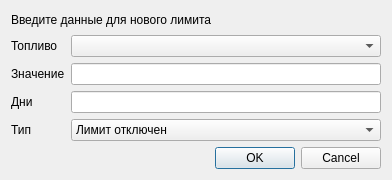
<?xml version="1.0" encoding="UTF-8"?>
<ui version="4.0">
 <class>AddLimitsDialog</class>
 <widget class="QDialog" name="AddLimitsDialog">
  <property name="geometry">
   <rect>
    <x>0</x>
    <y>0</y>
    <width>368</width>
    <height>180</height>
   </rect>
  </property>
  <property name="maximumSize">
   <size>
    <width>16777215</width>
    <height>180</height>
   </size>
  </property>
  <property name="windowTitle">
   <string>Лимит</string>
  </property>
  <layout class="QGridLayout" name="gridLayout">
   <item row="0" column="0" colspan="2">
    <widget class="QLabel" name="lblInfoText">
     <property name="text">
      <string>Введите данные для нового лимита</string>
     </property>
    </widget>
   </item>
   <item row="1" column="0">
    <widget class="QLabel" name="label">
     <property name="text">
      <string>Топливо</string>
     </property>
    </widget>
   </item>
   <item row="1" column="1">
    <widget class="QComboBox" name="cbFuels"/>
   </item>
   <item row="2" column="0">
    <widget class="QLabel" name="label_2">
     <property name="text">
      <string>Значение</string>
     </property>
    </widget>
   </item>
   <item row="2" column="1">
    <widget class="QLineEdit" name="leValue"/>
   </item>
   <item row="3" column="0">
    <widget class="QLabel" name="label_3">
     <property name="text">
      <string>Дни</string>
     </property>
    </widget>
   </item>
   <item row="3" column="1">
    <widget class="QLineEdit" name="leDays"/>
   </item>
   <item row="4" column="0">
    <widget class="QLabel" name="label_5">
     <property name="text">
      <string>Тип</string>
     </property>
    </widget>
   </item>
   <item row="4" column="1">
    <widget class="QComboBox" name="cbType">
     <item>
      <property name="text">
       <string>Лимит отключен</string>
      </property>
     </item>
     <item>
      <property name="text">
       <string>Безлимитный</string>
      </property>
     </item>
     <item>
      <property name="text">
       <string>Одноразовый, с заданным сроком и количеством</string>
      </property>
     </item>
     <item>
      <property name="text">
       <string>Однодневный, возобновляемый</string>
      </property>
     </item>
     <item>
      <property name="text">
       <string>Недельный, возобновляемый</string>
      </property>
     </item>
     <item>
      <property name="text">
       <string>Месячный, возобновляемый</string>
      </property>
     </item>
    </widget>
   </item>
   <item row="5" column="0" colspan="2">
    <widget class="QDialogButtonBox" name="buttonBox">
     <property name="orientation">
      <enum>Qt::Horizontal</enum>
     </property>
     <property name="standardButtons">
      <set>QDialogButtonBox::Cancel|QDialogButtonBox::Ok</set>
     </property>
    </widget>
   </item>
  </layout>
 </widget>
 <tabstops>
  <tabstop>cbFuels</tabstop>
  <tabstop>leValue</tabstop>
  <tabstop>leDays</tabstop>
  <tabstop>cbType</tabstop>
 </tabstops>
 <resources/>
 <connections>
  <connection>
   <sender>buttonBox</sender>
   <signal>accepted()</signal>
   <receiver>AddLimitsDialog</receiver>
   <slot>accept()</slot>
   <hints>
    <hint type="sourcelabel">
     <x>248</x>
     <y>254</y>
    </hint>
    <hint type="destinationlabel">
     <x>157</x>
     <y>274</y>
    </hint>
   </hints>
  </connection>
  <connection>
   <sender>buttonBox</sender>
   <signal>rejected()</signal>
   <receiver>AddLimitsDialog</receiver>
   <slot>reject()</slot>
   <hints>
    <hint type="sourcelabel">
     <x>316</x>
     <y>260</y>
    </hint>
    <hint type="destinationlabel">
     <x>286</x>
     <y>274</y>
    </hint>
   </hints>
  </connection>
 </connections>
</ui>
